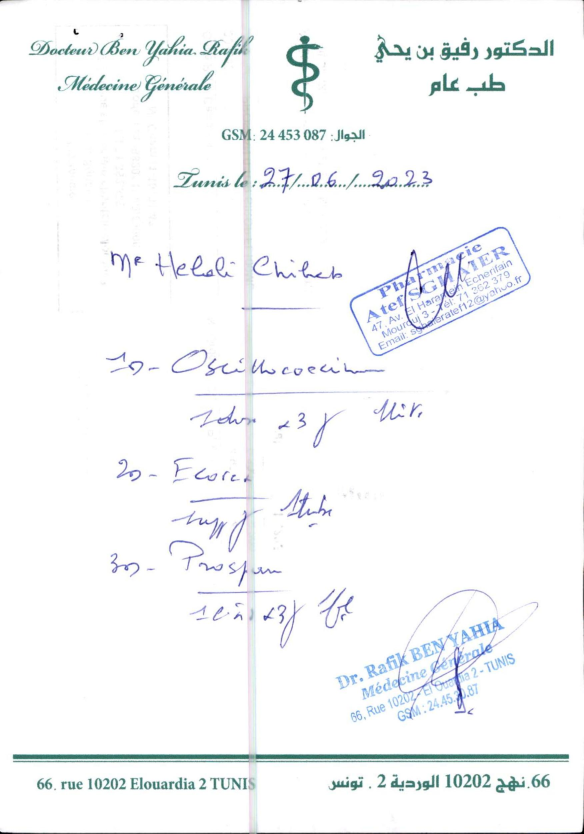
#> input picture data/raw_data/Prescriptions/1468--9561547--20230720_page_3.jpg, 1750 x 2500 px, found by its file name (shown at 1/3 size); its folder holds only this picture in this run
$ jupyter execute --allow-errors 'classif (1).ipynb'
#> lines starting #> are read from the running program, lines starting #| are printed output that depends on the picture
[cell 1]
import os
import cv2
import numpy as np
import seaborn as sns
import tensorflow as tf
import matplotlib.pyplot as plt
from sklearn.utils import class_weight
from tensorflow.keras.optimizers import Adam
from tensorflow.keras.preprocessing import image
from tensorflow.keras.callbacks import EarlyStopping, ReduceLROnPlateau
from tensorflow.keras.models import load_model, Sequential, Model
from sklearn.metrics import confusion_matrix, classification_report
from tensorflow.keras.preprocessing.image import ImageDataGenerator
from tensorflow.keras.layers import Conv2D, MaxPooling2D, Flatten, Dense, Dropout, GlobalAveragePooling2D

[cell 2]
from PIL import Image, ImageEnhance
import os
import numpy as np

# Define input and output directories
input_dir = r"C:\Users\MSI\Desktop\4DS1\Test101OCR\dataset_classification\Prescriptions"
output_dir = r"C:\Users\MSI\Desktop\Test101OCR\preprocessed_dataset\Prescriptions"

# Create output directory if it doesn't exist
os.makedirs(output_dir, exist_ok=True)

# Define target CNN-friendly size
TARGET_SIZE = (512, 512)  # Keeps enough detail for OCR & CNN

# Function to preprocess images
def preprocess_image(image_path, output_path):
    # Load image
    image = Image.open(image_path)
#> image is the input picture: PIL image 1750x2500 RGB; mean R, G, B 246.5, 248.2, 249.3

    # Convert to grayscale
    gray_image = image.convert("L")
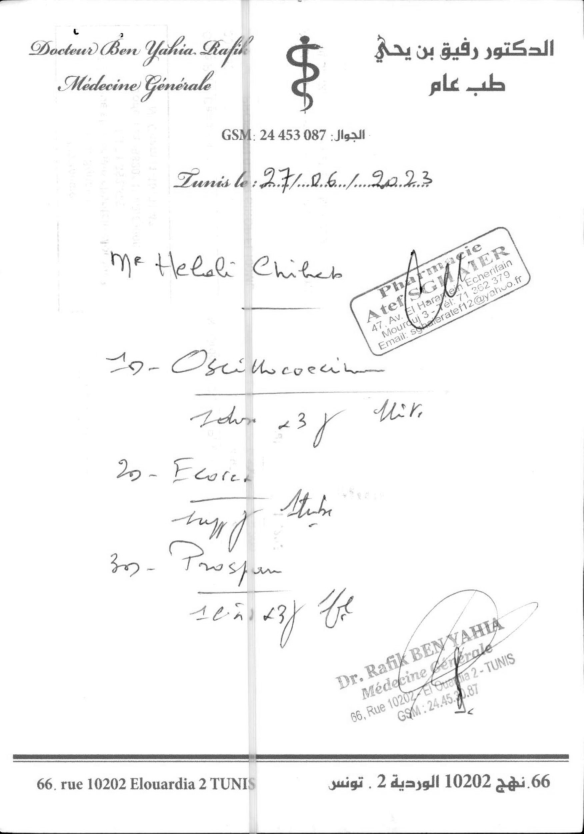
#> gray_image: PIL image 1750x2500 L (shown at 1/3 size); min 0, max 255, mean 247.9

    # Enhance sharpness before resizing
    enhancer = ImageEnhance.Sharpness(gray_image)
    sharp_image = enhancer.enhance(2.0)  # Adjust the factor as needed

    # Resize using LANCZOS filter for high-quality downsampling
    resized_image = sharp_image.resize(TARGET_SIZE, Image.LANCZOS)
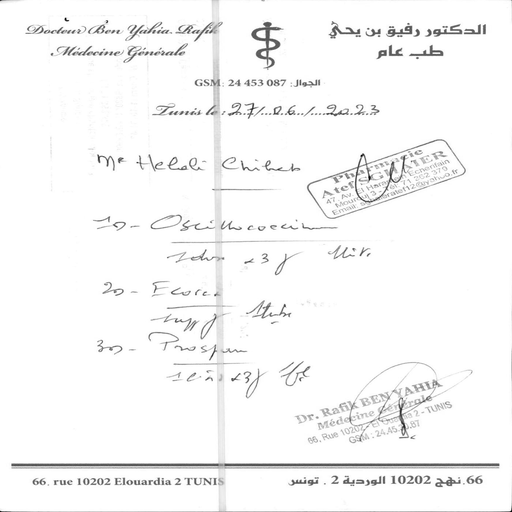
#> resized_image: PIL image 512x512 L; min 0, max 255, mean 247.7

    # Enhance sharpness after resizing
    enhancer = ImageEnhance.Sharpness(resized_image)
    final_image = enhancer.enhance(1.5)  # Adjust the factor as needed

    # Save processed image with high quality
    final_image.save(output_path, dpi=(300, 300), quality=95)  # Adjust DPI and quality as needed

# Process all images in the folder
for filename in os.listdir(input_dir):
    if filename.lower().endswith(('.png', '.jpg', '.jpeg', '.tiff', '.bmp')):
        input_path = os.path.join(input_dir, filename)
        output_path = os.path.join(output_dir, filename)
        preprocess_image(input_path, output_path)

print(f"✅ Image preprocessing completed. Check the folder: {output_dir}")
